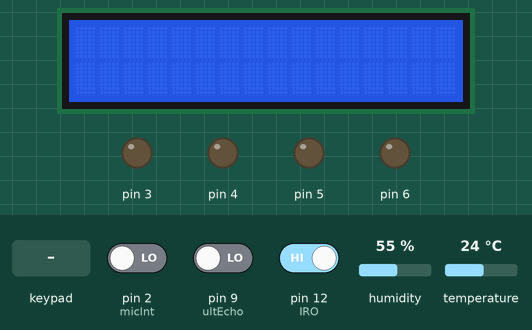
Recording of a sketch running on a simulated Arduino Mega 2560, built with avr-gcc and run on an emulated ATmega2560. Parts: 16×2 character LCD, output pins drawn as LEDs (lit = HIGH). The test bench sets the inputs (shaded band); at power-on: pin 2 (micInt) LOW, pin 9 (ultEcho) LOW, pin 12 (IRO) HIGH, humidity 55 %, temperature 24 °C. Pins used as bus, display or sensor lines are not drawn; what the sketch prints to the serial monitor is not drawn.

Above: at 1.2 s.
1.3 s: key 'u' pressed
At 2.7 s:
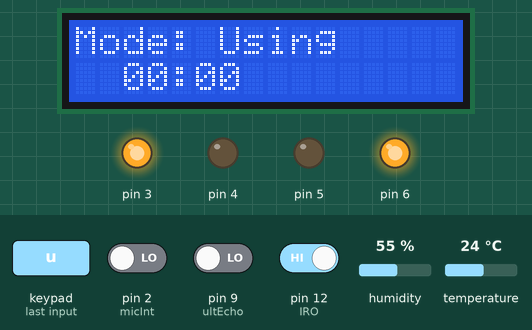
5.4 s: keypad keys 5 1 5 0 5 3 5 2 pressed 0.4 s apart
At 7.8 s:
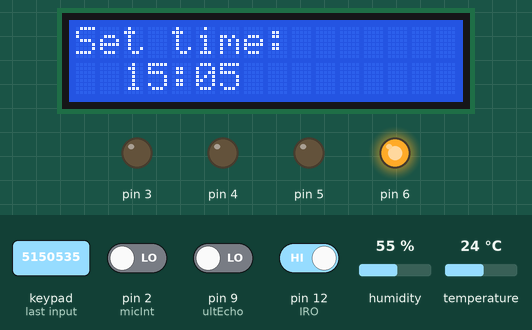
10.1 s: keypad keys 4 8 4 9 4 6 1 8 pressed 0.4 s apart
At 13.9 s:
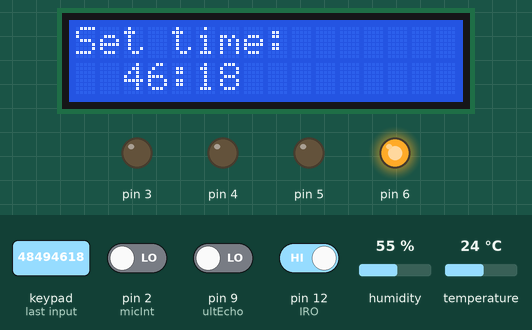
14.8 s: key 'w' pressed
At 16.5 s:
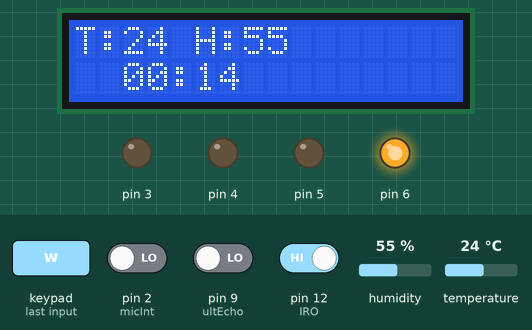
17.5 s: key 'c' pressed
At 18.3 s:
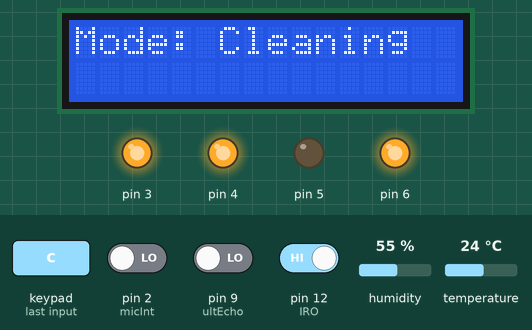
19.0 s: keypad keys 1 3 9 7 2 2 2 2 pressed 0.4 s apart
At 23.1 s:
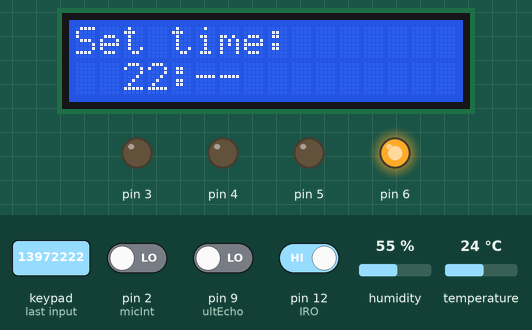
Timing chart, 0 to 24.6 s (numbered marks = the images above; inputs shaded):
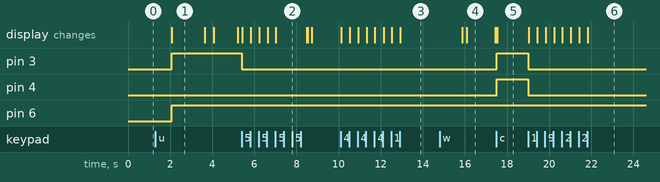

The sketch:

BFE_code_wodelay.ino
```cpp
#include <Keypad.h>
#include <Wire.h>
#include <LiquidCrystal_I2C.h>
#include <DHT11.h>

enum Mode {
        Waiting = 0,
        Using,
        Cleaning,
    };

//flag integer for interruption
bool matChoose = LOW;
bool MInt = LOW;
bool toUsing = LOW;

//set up LCD Display
LiquidCrystal_I2C lcd(0x27, 16, 2);

//set up keypad
const byte ROWS = 4;
const byte COLS = 4;
char hexaKeys[ROWS][COLS] = {
  {'1','2','3','u'},
  {'4','5','6','w'},
  {'7','8','9','c'},
  {'-','0','-','-'},
};
byte rowPins[ROWS] = {51,50,53,52};
byte colPins[COLS] = {48,49,46,18};
Keypad customKeypad = Keypad(makeKeymap(hexaKeys), rowPins, colPins, ROWS, COLS);

//set up I/O pins
const byte LED_R {3};
const byte LED_G {4};
const byte LED_B {5};
const byte LED_l {6};
const byte BuzzerPin {13};
const byte IRO {12};
const byte ultTrig {8};
const byte ultEcho {9};
const byte micInt {2};
const byte TandH {7};
DHT11 dht(TandH);

void MicISR() {MInt = HIGH; Serial.println("Mic Interrupted");}

//written classes:

class TimeGod {
  private:
    uint32_t startTime = 0;
    uint32_t showerTime = 45000;

  public:
    //constructor
    TimeGod() {};

    //set the start time
    void start() {startTime = millis();}

    void stop() {startTime = 0;}

    //return the time passed after the start
    uint32_t timePassed() {return millis() - startTime;}

    //return true when more than 30 second has passed
    bool isMoreThan30() {return timePassed() >= 30000;}

    //return true when it is longer than the time set
    bool isMoreThanST() {
      /*Serial.print("Time passed: ");
      Serial.println(timePassed());
      Serial.print("Shower time: ");
      Serial.println(showerTime);
      Serial.print("isMoreThanST: ");
      Serial.println(isMoreThanST());*/

      return timePassed() >= showerTime;}

    //set the max shower time
    void setST(uint32_t ST) {showerTime = ST;}
};

TimeGod TimeGod;

class ModeControl {
  public:
    ModeControl(int LedPin, int RedPin, int GreenPin, int BluePin, LiquidCrystal_I2C &lcdRef) :
    CurrentMode_(Waiting), LedPin_(LedPin), RedPin_(RedPin), GreenPin_(GreenPin), BluePin_(BluePin), lcd_ref(&lcdRef) {
      pinMode(LedPin_, OUTPUT);
      pinMode(RedPin_, OUTPUT);
      pinMode(GreenPin_, OUTPUT);
      pinMode(BluePin_, OUTPUT);
    };
    void setMode(Mode NewMode) {
      if (NewMode != CurrentMode_) {
        CurrentMode_ = NewMode;
      LedbyMode();
      LcdbyMode();
      attDetByMode();
    }
    }
    Mode getMode() const{return CurrentMode_;};
    bool isMode(Mode m) const{return CurrentMode_ == m;};

    //------------------------LED function-------------------------//
    void LedOn() {digitalWrite(LedPin_,HIGH);}
    void LedOff() {digitalWrite(LedPin_,LOW);}
    void RGBOff() {
      analogWrite(RedPin_,0);
      analogWrite(GreenPin_,0);
      analogWrite(BluePin_,0);
    }
    void RedOn() {analogWrite(RedPin_,255);}
    void GreenOn() {analogWrite(GreenPin_,255);}
    void BlueOn() {analogWrite(BluePin_,255);}
    void YellowOn() {RedOn(); GreenOn();}

    private:
      Mode CurrentMode_;
      int LedPin_;
      int RedPin_;
      int GreenPin_;
      int BluePin_;
      LiquidCrystal_I2C* lcd_ref;

      void LedbyMode() {
        switch (CurrentMode_) {
          case Waiting:
            RGBOff();
            GreenOn();
            LedOff();
            TimeGod.stop();
            break;
          case Using:
            RGBOff();
            RedOn();
            LedOn();
            TimeGod.start();
            break;
          case Cleaning:
            RGBOff();
            YellowOn();
            LedOn();
            TimeGod.stop();
            break;

        }
      }

      void LcdbyMode() {
        lcd_ref->clear();
        lcd_ref->setCursor(0,0);
        switch (CurrentMode_) {
          case 0:
            Serial.println("w");
            break;
          case 1:
            lcd_ref->print("Mode: Using");
            Serial.println("u");
            break;
          case 2:
            lcd_ref->print("Mode: Cleaning");
            Serial.println("c");
            break;
        }
      }

      void attDetByMode() {
        switch (CurrentMode_) {
          case 0:
            detachInterrupt(digitalPinToInterrupt(micInt));
            break;
          case 1:
            attachInterrupt(digitalPinToInterrupt(micInt), MicISR, RISING);
            break;
          case 2:
            attachInterrupt(digitalPinToInterrupt(micInt), MicISR, RISING);
            break;
        }
      }
};

ModeControl mc(LED_l, LED_R, LED_G, LED_B, lcd);


class keypadChoose {
  private:
  char m[4] = {'-','-','-','-'};
  int i = 0;

  public:
  keypadChoose() {};

  bool isTimeInput(char k) {
    if (k == 'c' || k == 'w' || k == 'u') {
      return true;
    }
    else {
      return false;
    }
  }

  void change(char k) {
    if (k == 'c') {
      mc.setMode(Cleaning);
    }
    else if (k == 'w') {
      mc.setMode(Waiting);
    }
    else if (k == 'u') {
      mc.setMode(Using);
    }
  }

  bool isNum(char k) {
    return k>='0' && k<='9';
  }

  bool isOver() {return i == 4;}

  void charAdd(char k) {
      if (!isOver()) {
        m[i] = k;
        i++;
      }
  }

  void reset_i() {
    i = 0;
  }

  void reset_m() {
    for (int i = 0; i<4; i++) {
      m[i] = '-';
    }
  }

  void show(){
    lcd.setCursor(0, 0);
    lcd.print("Set time:     ");
    lcd.setCursor(2,1);
    lcd.print(m[0]);
    lcd.print(m[1]);
    lcd.print(':');
    lcd.print(m[2]);
    lcd.print(m[3]);
  }

  bool valid() {
    int min = (m[0]-'0')*10 + (m[1]-'0');
    int sec = (m[2]-'0')*10 + (m[3]-'0');
    Serial.println(min);
    Serial.println(sec);
    Serial.println(min < 60 && sec < 60);
    return (min < 60 && sec < 60);

  }
  uint32_t cal() {
    if (valid()) {
    uint32_t mini = ((uint32_t)(m[0]-'0'))*600000 + ((uint32_t)(m[1]-'0'))*60000;
    uint32_t sec = ((uint32_t)(m[2]-'0'))*10000 + ((uint32_t)(m[3]-'0'))*1000;
    Serial.println(mini);
    Serial.println(sec);
    return ((uint32_t)(m[0]-'0')*10 + (m[1]-'0'))*60*1000 + ((uint32_t)(m[2]-'0')*10 + (m[3]-'0'))*1000;
    }
    else return 0;
  }
};

keypadChoose Key;

class Timer {
  private:
  uint32_t begin = 0;

  public:
  void setBegin() {
    if (begin == 0) begin = millis();
  }
  void resetBegin() {
    begin = 0;
  }
  uint32_t getBegin() {
    return begin;
  }
};

Timer Timer1;
Timer Timer2;

//written functions

void Buzzer(int BuzzerPin) {
  Timer1.setBegin();
  mc.RedOn();
  tone(BuzzerPin,1000);
  if (millis()-Timer1.getBegin() >= 500 && millis()-Timer1.getBegin() < 1000) {
    mc.RGBOff();
    noTone(BuzzerPin);
  }
  else if (millis() - Timer1.getBegin() >= 1000) {Timer1.resetBegin();}
}

int DisUlt() {
  digitalWrite(ultTrig, LOW);
	delayMicroseconds(2);
	digitalWrite(ultTrig, HIGH);
	delayMicroseconds(10);
	digitalWrite(ultEcho, LOW);
  return pulseIn(ultEcho, HIGH)*.0343/2;
}

bool isOpen() {
  return digitalRead(IRO) && (DisUlt() > 20);
}

void PrintTimePassed() {
  int minute = floor(TimeGod.timePassed()/60000);
  int second = floor(TimeGod.timePassed()/1000%60);
  lcd.setCursor(2,1);
  if (minute < 10) {lcd.print('0');}
  lcd.print(minute);
  lcd.print(':');
  if (second < 10) {lcd.print('0');}
  lcd.print(second);
}

void readTemphumid(LiquidCrystal_I2C &lcd) {
  Timer2.setBegin();
  if (millis() - Timer2.getBegin() < 500) {return;}
  int T = dht.readTemperature();
  int H = dht.readHumidity();
  lcd.setCursor(0,0);
  lcd.print("T:");
  lcd.print(T);
  lcd.print(" ");
  lcd.print("H:");
  lcd.print(H);
  lcd.print(" ");
  Timer2.resetBegin();
}

//start in flowchart
void setup()
{
  Serial.begin(9600);
  //LCD
  lcd.begin();
  lcd.backlight();
  //I/O
  pinMode(IRO, INPUT);
  pinMode(ultTrig, OUTPUT);
  pinMode(ultEcho, INPUT);
  pinMode(BuzzerPin, OUTPUT);

  matChoose = LOW;
  MInt = LOW;
}

void loop()
{
  if (matChoose == HIGH) {
    Key.show();
    char l = customKeypad.getKey();
    if (l) {
      Serial.println(l);
      if (!Key.isOver() && Key.isNum(l)) {
        Key.charAdd(l);
        Key.show();
      }
      else if (Key.isOver()) {
        uint32_t ST = Key.cal();
        Serial.println(ST);
        if (ST >= 30000) {
          Serial.print("valid");
          TimeGod.setST(ST);
          matChoose = LOW;
          Key.reset_m(); Key.reset_i();
        }
        else {
          Serial.print("Not valid");
          Key.reset_i(); Key.reset_m();
        }
      }
    }
    return;
  }
  char k = customKeypad.getKey();
  if (k) {
    mc.RGBOff();
    noTone(BuzzerPin);
    MInt = LOW;
    Serial.println(k);
    if (Key.isTimeInput(k)) {Key.change(k);}
    else {matChoose = HIGH;}
  }
  if (mc.getMode() == Waiting) {
    if (isOpen()) {mc.setMode(Using);}
  }
  else {
    if (mc.getMode() == Cleaning) {return;}
    if (MInt == HIGH) {Buzzer(BuzzerPin); return;}
    readTemphumid(lcd);
    PrintTimePassed();
    if (TimeGod.isMoreThan30() && isOpen()) {
      delay(5000);
      mc.setMode(Waiting);
      Timer2.resetBegin();
      }
    if (TimeGod.isMoreThanST()) {Serial.println(MInt); MInt = HIGH;}
  }
}
```

Measured:
- after the input at 1.3 s, pin 3, pin 6: LOW → HIGH after 0.77 s; the display: changes after 0.79 s (image 1)
- after the input at 5.4 s, pin 3: HIGH → LOW at once; the display: first changes at once (image 2 shows a later state)
- after the input at 10.1 s, the display: first changes at once (image 3 shows a later state)
- after the input at 14.8 s, the display: first changes after 1.1 s (image 4 shows a later state)
- after the input at 17.5 s, pin 3, pin 4: LOW → HIGH at once; the display: changes at once (image 5)
- after the input at 19.0 s, pin 3, pin 4: HIGH → LOW at once; the display: first changes at once (image 6 shows a later state)
- what the display in image 1 shows lasts 1.5 s, from 2.1 s to 3.6 s
